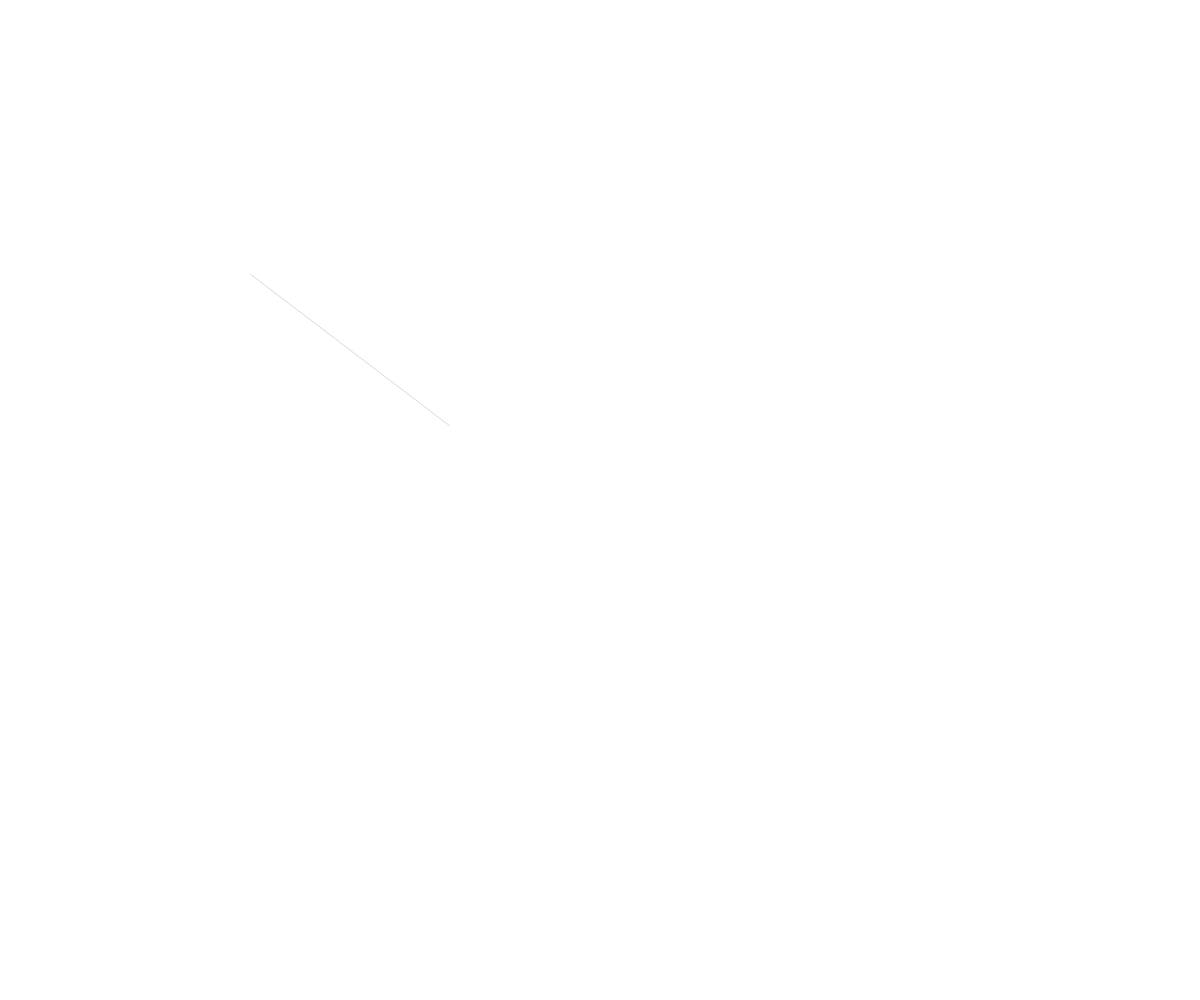
Frame 1 (no input)
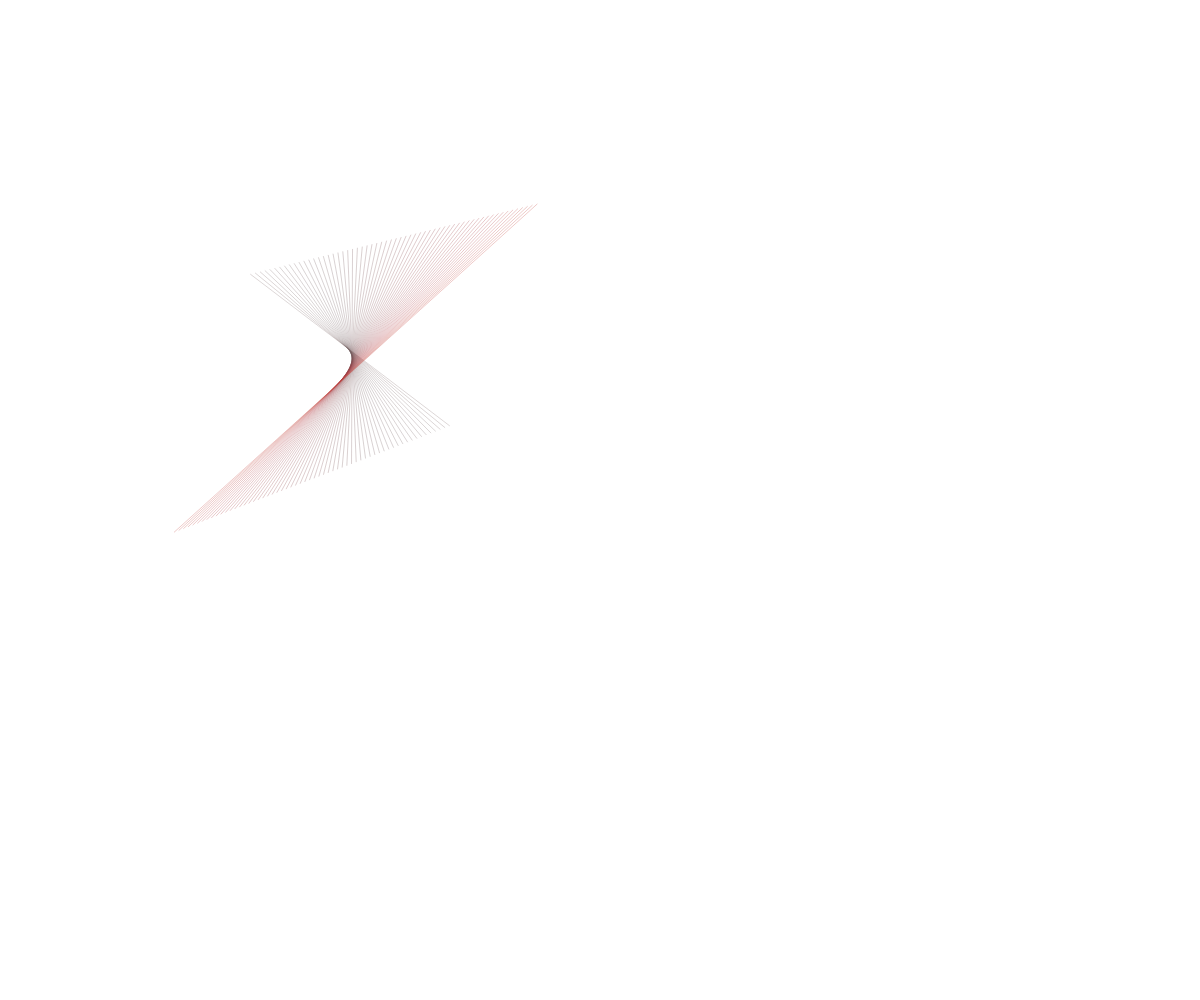
Frame 60 (no input)
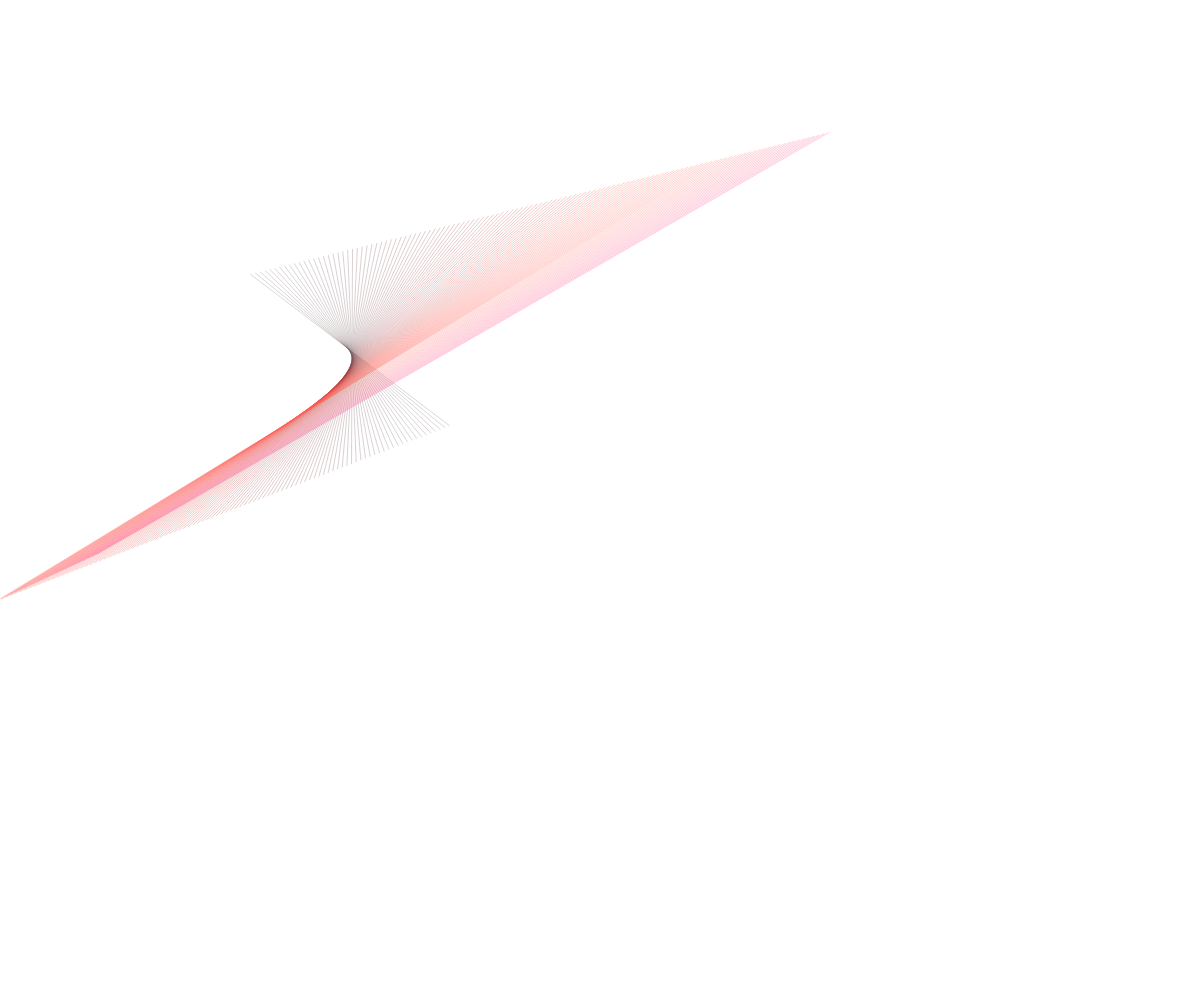
Frame 120 (the mouse pressed at the canvas centre since frame 60)

The p5.js sketch that drew these frames (run headless with seeded random() and noise() and a simulated clock; from frame 60 on, the mouse is pressed at the canvas centre):

// p5.js sketch
// ── sketch.js
var r, anlge, x1, y1, x2, y2, a1, a2, noise1, noise2;


function setup() {
	createCanvas(windowWidth, windowHeight);
	bkg = floor(random(0,2));
	if(bkg == 0){
		background(0);
	}
	else{
		background(255);
	}
	frameRate(30);
	angle = random(PI)
	r = random(50,150)
	x1 = 350+(cos(angle)*r)
	y1 = 350+(sin(angle)*r)
	x2 = 350+(cos(angle+PI)*r)
	y2 = 350+(sin(angle+PI)*r)
	a1 = random(TWO_PI)
	a2 = random(TWO_PI)
	noise1 = random(10)
	noise2 = random(10)

}


function draw(){
	l = sqrt((x1-x2)**2 + (y1-y2)**2);
    stroke(map(l, 0, 700, 60,255),
    map(abs(x1-y2), 0, 700, 60,255),
    map(abs(y1-x2), 0, 700, 60,255), 70);
    line(x1,y1, x2,y2);
    x1 += cos(a1+noise(noise1)*2)*5;
    y1 += sin(a1+noise(noise1)*2)*5;
    x2 += cos(a2+noise(noise2)*2)*5;
    y2 += sin(a2+noise(noise2)*2)*5;
    if (x1 < 0){
        a1 = random(-HALF_PI,HALF_PI);
        noise1 += 0.03;
	}
    else if (x1 > width){
        a1 = random(HALF_PI, HALF_PI+PI);
        noise1 += 0.03;
	}
    if (y1 < 0){
        a1 = random(PI);
        noise1 += 0.03;
	}
    else if (y1 > height){
        a1 = random(-PI,0);
        noise1 += 0.03;
	}
    if (x2 < 0){
        a2 = random(-HALF_PI,HALF_PI);
        noise2 += 0.03;
	}
    else if (x2 > width){
        a2 = random(HALF_PI, HALF_PI+PI);
        noise2 += 0.03;
	}
    if (y2 < 0){
        a2 = random(PI);
        noise2 += 0.03;
	}
    else if (y2 > height){
        a2 = random(-PI,0);
        noise2 += 0.03;
	}
}
